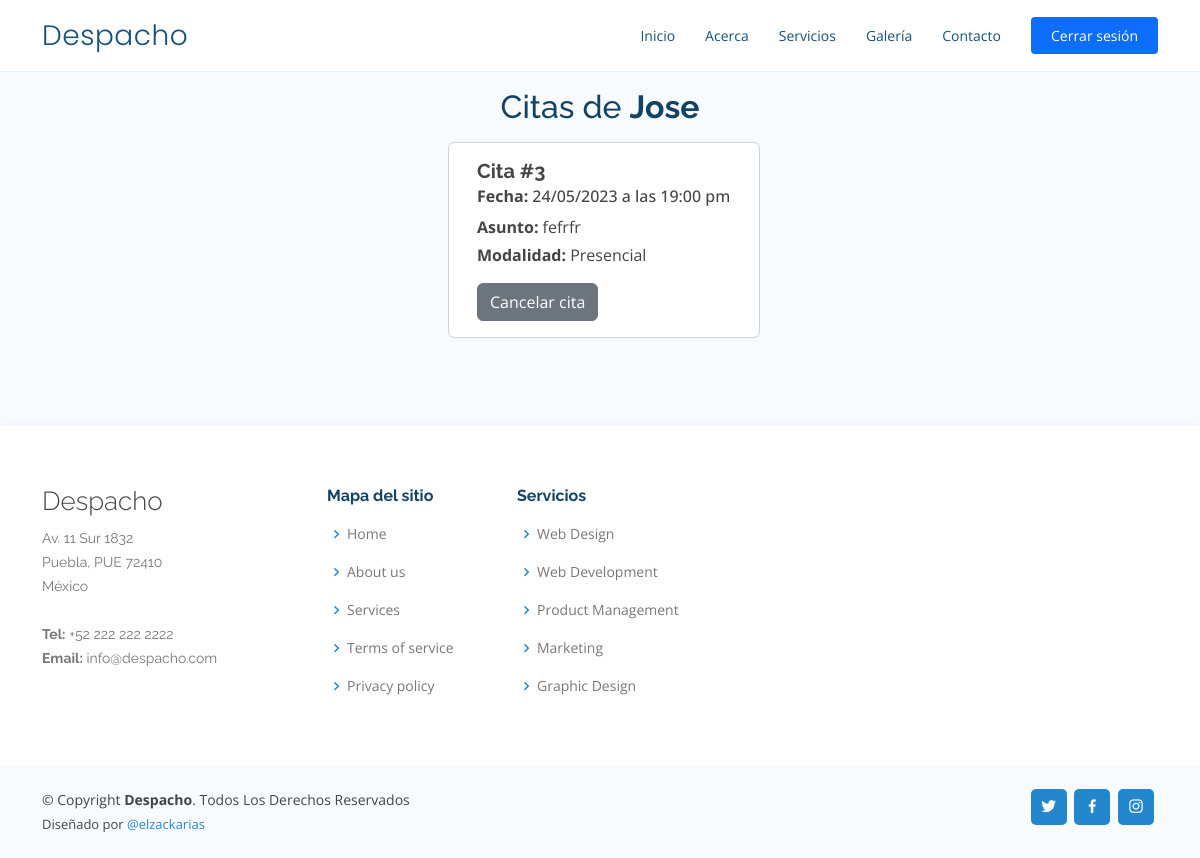
The app's page /myAppointments.php (signed in) with its own data.
### tables this page shows
CREATE TABLE `users` (
  `id` int NOT NULL,
  `firstname` varchar(100) NOT NULL,
  `lastname` varchar(100) NOT NULL,
  `alias` varchar(50) DEFAULT NULL,
  `email` varchar(90) NOT NULL,
  `cellphone` varchar(10) NOT NULL,
  `telephone` varchar(10) NOT NULL,
  `user` varchar(50) NOT NULL,
  `password` varchar(120) NOT NULL,
  `role` tinyint(1) NOT NULL DEFAULT '0',
  `token` varchar(200) DEFAULT NULL
);

CREATE TABLE `appointments` (
  `id` int NOT NULL,
  `user_id` int NOT NULL,
  `date_start` datetime NOT NULL,
  `subject` text NOT NULL,
  `mode` varchar(100) NOT NULL
);

### lib/funcs.php (called while the page is built, shortened)
<?php
function getData(string $uid): array{
   include 'lib/config.php';
   $query = mysqli_query($connect,"SELECT firstname, lastname, user, role FROM users WHERE id = '$uid'");
   while($data = mysqli_fetch_assoc($query)){
      $arr = array(
         "firstname" => $data['firstname'],
         "lastname" => $data['lastname'],
         "user" => $data['user'],
         "role" => $data['role']
      );
   }
   return $arr;
}
function getMyAppointments($uid){
   include 'lib/config.php';
   $dia = date('Y-m-d');
   $query = mysqli_query($connect, "SELECT id,date_start,mode,subject FROM appointments WHERE DATE(date_start) >= DATE('$dia') AND user_id = '$uid'");
   $arr = [];
   while ($data = mysqli_fetch_assoc($query)) {
       array_push($arr, array("id" => $data['id'], "start" => $data['date_start'], "mode" => $data['mode'], "subject" => $data['subject']));
   }
   return $arr;
}
?>

### myAppointments.php (the view, shortened to what this page needs)
<?php
include 'components/navbar.php';
include 'components/footer.php';
include 'lib/funcs.php';
$data = getData($_SESSION['uid']);
$appoint = getMyAppointments($_SESSION['uid']);
?>
<!DOCTYPE html>
<html lang="es">
<head>
    <link href="assets/vendor/aos/aos.css" rel="stylesheet">
    <link href="assets/vendor/bootstrap/css/bootstrap.min.css" rel="stylesheet">
    <link href="assets/vendor/bootstrap-icons/bootstrap-icons.css" rel="stylesheet">
    <link href="assets/vendor/boxicons/css/boxicons.min.css" rel="stylesheet">
    <link href="assets/vendor/glightbox/css/glightbox.min.css" rel="stylesheet">
    <link href="assets/vendor/remixicon/remixicon.css" rel="stylesheet">
    <link href="assets/vendor/swiper/swiper-bundle.min.css" rel="stylesheet">
    <link rel="stylesheet" href="assets/vendor/sweetalert2/sweetalert2.css">
    <link href="assets/css/style.css" rel="stylesheet">
</head>
<body>
    <?= navbar_logged(); ?>
    <section id="contact" class="contact section-bg">
        <div class="container">
            <div class="section-title mt-2 pb-0">
                <h2 style="text-transform:none !important;font-weight:500;margin-bottom: 0px;">Citas de <b><?= $data['firstname'] ?></b></h2>
            </div>
            <div class="row justify-content-center mt-3">
                <?php
                for ($i = 0; $i < count($appoint); $i++) {
                    $fecha = strtotime($appoint[$i]['start']);
                ?>
                    <div class="card mb-2 ms-2" style="width: 19.5rem;">
                        <div class="card-body">
                            <h5 class="card-title"><b>Cita #<?= $appoint[$i]['id'] ?></b></h5>
                            <h6 class="card-subtitle mb-2 text-body-secondary" style="font-family: Open Sans, sans-serif !important;"><b>Fecha:</b> <?= strftime('%e/%m/%Y a las %H:00 pm', $fecha) ?></h6>
                            <p class="card-text mb-1"><b>Asunto:</b> <?= $appoint[$i]['subject'] ?></p>
                            <p class="card-text"><b>Modalidad:</b> <?= $appoint[$i]['mode'] == 'onsite' ? 'Presencial' : 'En línea' ?></p>
                            <button type="button" onclick="cancelar('<?= base64_encode($appoint[$i]['id']) ?>')" class="btn btn-secondary">Cancelar cita</button>
                        </div>
                    </div>
                <?php } ?>
            </div>
        </div>
    </section>
    <?= footer(); ?>
</body>
</html>

### assets/css/style.css (style rules this page uses)
body { font-family: "Open Sans", sans-serif; color: #444444; }
h1, h2, h3, h4, h5, h6 { font-family: "Raleway", sans-serif; }
section { padding: 80px 0; overflow: hidden; }
.section-bg { background-color: #f8fbfe; }
.section-title { text-align: center; padding-bottom: 30px; }
.section-title h2 { font-size: 32px; font-weight: bold; text-transform: uppercase; margin-bottom: 20px; padding-bottom: 0; color: #124265; }

### records on screen
users: firstname "Jose"
appointments: id "3", date_start "24/05/2023 a las 19:00 pm", subject "fefrfr", mode "Presencial"
